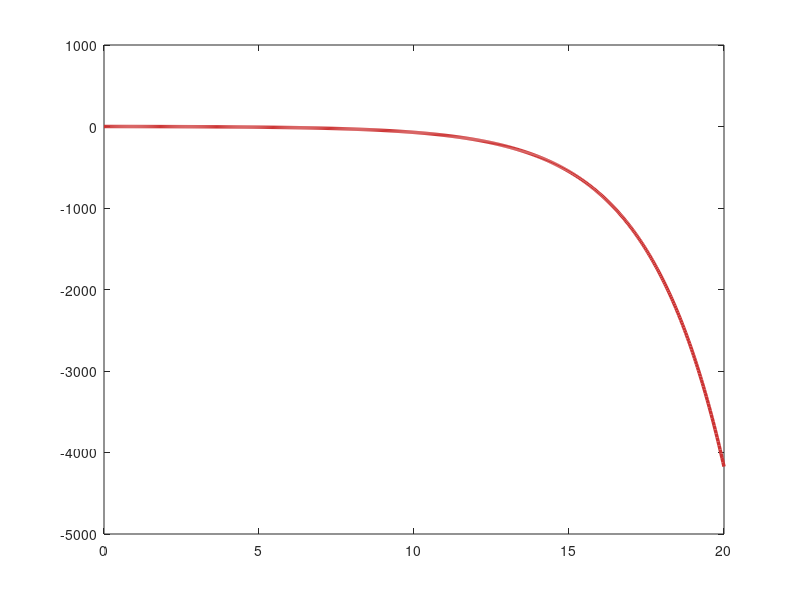

Here is the MATLAB script that generated this plot: (Note: this script raises an error after producing the figure.)
% k = 1;
% num = k * [1 -4]; den = [1 k+8 2-4*k];
% W_open = tf(num, den);
% 
% [y,t] = step(W_open);
% 
% figure('Color','w','Position',[100 100 900 500])
% plot(t, y, 'LineWidth', 2.5, 'Color', [0.8 0.2 0.2])
% 
% ax = gca; ax.LineWidth = 1.5; ax.FontSize = 20;
% ax.XColor = [0.3, 0.3, 0.3]; ax.YColor = [0.3, 0.3, 0.3];
% grid on; grid minor; box on;
% ax.GridColor = [0.9, 0.9, 0.9]; ax.GridAlpha = 0.4; 
% ax.MinorGridColor = [0.95, 0.95, 0.95];ax.MinorGridAlpha = 0.2;
% 
% xlabel('Time', 'FontSize', 25, 'FontWeight', 'normal');
% ylabel('Amplitude', 'FontSize', 25, 'FontWeight', 'normal');
% legend('$y_{s.r.}(t)$', 'Interpreter','latex', 'Location','northwest', 'FontSize', 25);
% 
% yl = ylim; ylim([-1.5*10^25 0.5*10^25]);
% xl = xlim; xlim([-0.03 xl(2)-30])
% 
% set(findall(gcf, '-property', 'FontName'), 'FontName', 'DejaVu Math TeX Gyre');
% exportgraphics(gcf,'../../../images/task2/o1/h-zamk.png','Resolution',300)
% exportgraphics(gcf,'../../../images/task2/o1/h-zamk.pdf','ContentType','vector')

%%%%%%%%%%%%%%%%%%%%%%%%%%%%%%%%%%%%%%%%%%%%%%%%%%%%%%%%%%%%%%%%%%%%%%%%%%%

% k = 1/5;
% num = k * [1 -4]; den = [1 k+8 2-4*k];
% W_open = tf(num, den);
% 
% [y,t] = step(W_open);
% 
% figure('Color','w','Position',[100 100 900 500])
% plot(t, y, 'LineWidth', 2.5, 'Color', [0.8 0.2 0.2])
% 
% ax = gca; ax.LineWidth = 1.5; ax.FontSize = 20;
% ax.XColor = [0.3, 0.3, 0.3]; ax.YColor = [0.3, 0.3, 0.3];
% grid on; grid minor; box on;
% ax.GridColor = [0.9, 0.9, 0.9]; ax.GridAlpha = 0.4; 
% ax.MinorGridColor = [0.95, 0.95, 0.95];ax.MinorGridAlpha = 0.2;
% 
% xlabel('Time', 'FontSize', 25, 'FontWeight', 'normal');
% ylabel('Amplitude', 'FontSize', 25, 'FontWeight', 'normal');
% legend('$y_{s.r.}(t)$', 'Interpreter','latex', 'Location','northeast', 'FontSize', 25);
% 
% % yl = ylim; ylim([-1.5*10^25 0.5*10^25]);
% xl = xlim; xlim([-0.03 xl(2)-7])
% 
% set(findall(gcf, '-property', 'FontName'), 'FontName', 'DejaVu Math TeX Gyre');
% exportgraphics(gcf,'../../../images/task2/o1/h-zamk2.png','Resolution',300)
% exportgraphics(gcf,'../../../images/task2/o1/h-zamk2.pdf','ContentType','vector')

%%%%%%%%%%%%%%%%%%%%%%%%%%%%%%%%%%%%%%%%%%%%%%%%%%%%%%%%%%%%%%%%%%%%%%%%%%%

% k = 0.5;
% num = k * [1 -4]; den = [1 k+8 2-4*k];
% W_open = tf(num, den);
% 
% [y,t] = step(W_open);
% 
% figure('Color','w','Position',[100 100 900 500])
% plot(t, y, 'LineWidth', 2.5, 'Color', [0.8 0.2 0.2])
% 
% ax = gca; ax.LineWidth = 1.5; ax.FontSize = 20;
% ax.XColor = [0.3, 0.3, 0.3]; ax.YColor = [0.3, 0.3, 0.3];
% grid on; grid minor; box on;
% ax.GridColor = [0.9, 0.9, 0.9]; ax.GridAlpha = 0.4; 
% ax.MinorGridColor = [0.95, 0.95, 0.95];ax.MinorGridAlpha = 0.2;
% 
% xlabel('Time', 'FontSize', 25, 'FontWeight', 'normal');
% ylabel('Amplitude', 'FontSize', 25, 'FontWeight', 'normal');
% legend('$y_{s.r.}(t)$', 'Interpreter','latex', 'Location','northeast', 'FontSize', 25);
% 
% % yl = ylim; ylim([-1.5*10^25 0.5*10^25]);
% xl = xlim; xlim([-0.03 xl(2)-50])
% 
% set(findall(gcf, '-property', 'FontName'), 'FontName', 'DejaVu Math TeX Gyre');
% exportgraphics(gcf,'../../../images/task2/o1/h-zamk3.png','Resolution',300)
% exportgraphics(gcf,'../../../images/task2/o1/h-zamk3.pdf','ContentType','vector')

%%%%%%%%%%%%%%%%%%%%%%%%%%%%%%%%%%%%%%%%%%%%%%%%%%%%%%%%%%%%%%%%%%%%%%%%%%%

k = 3/2;
num = k * [1 -4]; den = [1 k+8 2-4*k];
W_open = tf(num, den);

[y,t] = step(W_open);

figure('Color','w','Position',[100 100 900 500])
plot(t, y, 'LineWidth', 2.5, 'Color', [0.8 0.2 0.2])

ax = gca; ax.LineWidth = 1.5; ax.FontSize = 20;
ax.XColor = [0.3, 0.3, 0.3]; ax.YColor = [0.3, 0.3, 0.3];
grid on; grid minor; box on;
ax.GridColor = [0.9, 0.9, 0.9]; ax.GridAlpha = 0.4; 
ax.MinorGridColor = [0.95, 0.95, 0.95];ax.MinorGridAlpha = 0.2;

xlabel('Time', 'FontSize', 25, 'FontWeight', 'normal');
ylabel('Amplitude', 'FontSize', 25, 'FontWeight', 'normal');
legend('$y_{s.r.}(t)$', 'Interpreter','latex', 'Location','northeast', 'FontSize', 25);

yl = ylim; ylim([-10*10^24 2*10^24]);
% xl = xlim; xlim([-0.03 xl(2)-40])

set(findall(gcf, '-property', 'FontName'), 'FontName', 'DejaVu Math TeX Gyre');
exportgraphics(gcf,'../../../images/task2/o1/h-zamk4.png','Resolution',300)
exportgraphics(gcf,'../../../images/task2/o1/h-zamk4.pdf','ContentType','vector')
